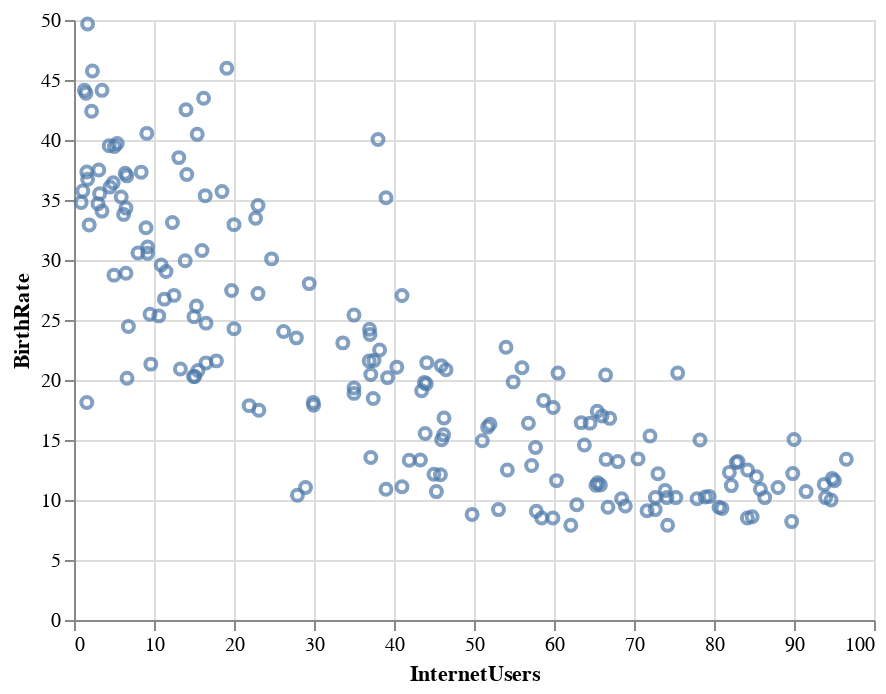

Notebook code for this chart:
### Markdown cell above
#### Step 2 - Begin your visualization

### Code cell
alt_data.mark_point().encode(
    x = alt.X('InternetUsers'),
    y = alt.Y('BirthRate')
)

### Figure 1 — Vega-Lite specification as saved in the notebook (floating-point values rounded to 4 significant figures; data arrays with more than 128 entries replaced by an {"elided": "..."} marker saying what was removed)
{"config": {"view": {"continuousWidth": 400, "continuousHeight": 300}}, "data": {"name": "data-55a25a30c5886a20c3f2526e7d645384"}, "mark": "point", "encoding": {"x": {"type": "quantitative", "field": "InternetUsers"}, "y": {"type": "quantitative", "field": "BirthRate"}}, "$schema": "https://vega.github.io/schema/vega-lite/v4.8.1.json", "datasets": {"data-55a25a30c5886a20c3f2526e7d645384": {"elided": "187 records"}}}
